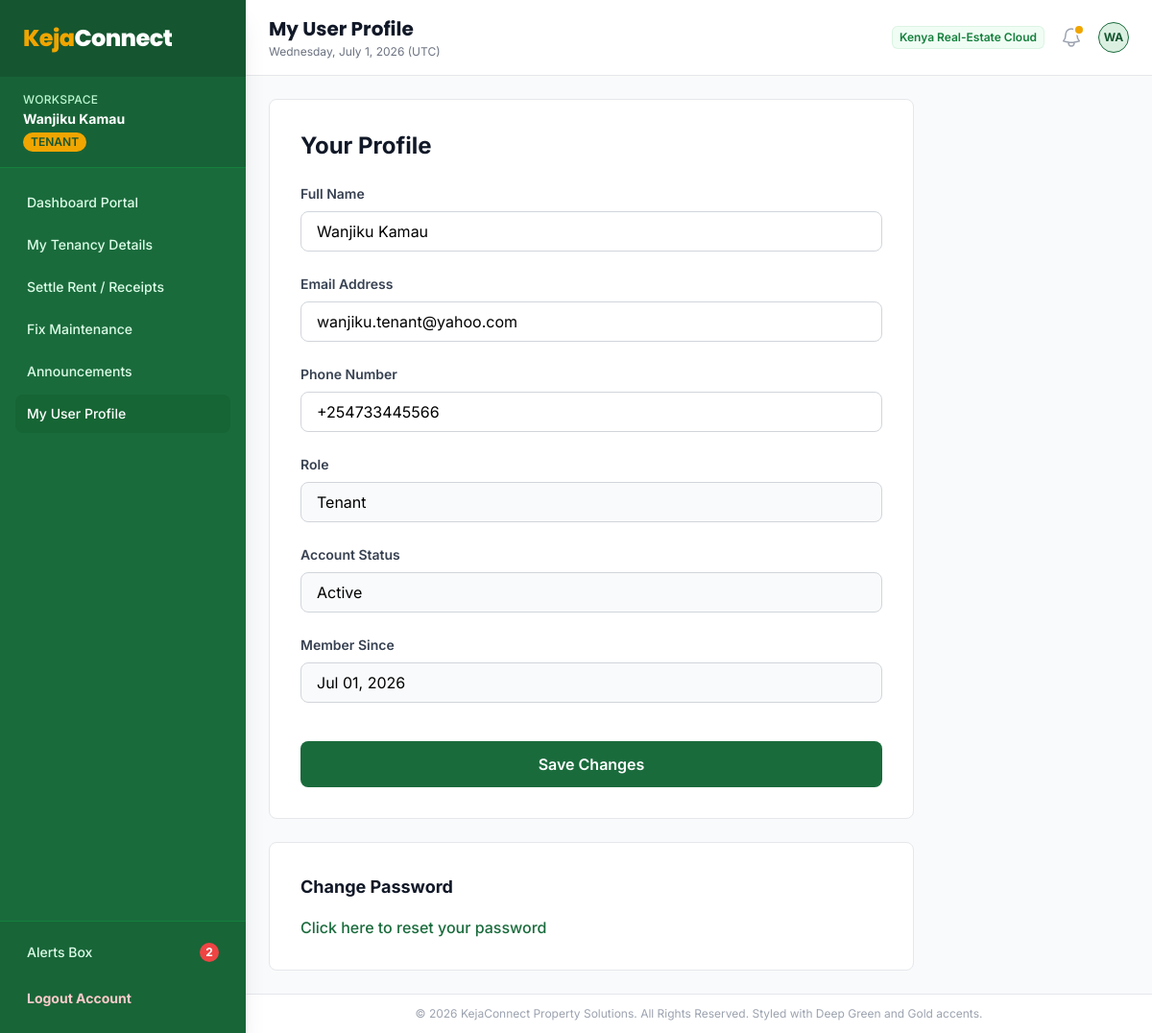
Screenshot of /tenant/profile.php (signed in) with the database file from the repository.
### tables this page shows
CREATE TABLE IF NOT EXISTS `users` (
  `id` INT AUTO_INCREMENT PRIMARY KEY,
  `full_name` VARCHAR(100) NOT NULL,
  `email` VARCHAR(100) NOT NULL UNIQUE,
  `password` VARCHAR(255) NOT NULL,
  `phone` VARCHAR(20) NOT NULL,
  `role` ENUM('admin', 'landlord', 'tenant') NOT NULL,
  `status` ENUM('active', 'suspended') NOT NULL DEFAULT 'active',
  `profile_photo` VARCHAR(255) NULL,
  `created_at` TIMESTAMP DEFAULT CURRENT_TIMESTAMP,
  INDEX `idx_role` (`role`),
  INDEX `idx_status` (`status`)
);

### includes/functions.php (called while the page is built, shortened)
<?php
function sanitize($data) {
    return htmlspecialchars(trim($data), ENT_QUOTES, 'UTF-8');
}

### tenant/profile.php (the view, shortened to what this page needs)
<?php
require_once __DIR__ . '/../includes/functions.php';
$user_id = $_SESSION['user_id'];
$db = get_db_connection();
$stmt = $db->prepare("SELECT * FROM users WHERE id = ? AND role = 'tenant'");
$stmt->execute([$user_id]);
$user = $stmt->fetch();
include __DIR__ . '/../includes/header.php';
?>
<div class="grid grid-cols-1 gap-6 max-w-2xl">
    <div class="bg-white p-8 rounded-lg border border-gray-200">
        <h2 class="text-2xl font-bold text-gray-900 mb-6">Your Profile</h2>
        <form method="POST" class="space-y-6">
            <div>
                <label class="block text-sm font-semibold text-gray-700 mb-2">Full Name</label>
                <input type="text" name="full_name" required
                    class="w-full px-4 py-2 rounded-lg border border-gray-300 focus:outline-none focus:ring-2 focus:ring-brand-600"
                    value="<?php echo sanitize($user['full_name'] ?? ''); ?>">
            </div>
            <div>
                <label class="block text-sm font-semibold text-gray-700 mb-2">Email Address</label>
                <input type="email" name="email" required
                    class="w-full px-4 py-2 rounded-lg border border-gray-300 focus:outline-none focus:ring-2 focus:ring-brand-600"
                    value="<?php echo sanitize($user['email'] ?? ''); ?>">
            </div>
            <div>
                <label class="block text-sm font-semibold text-gray-700 mb-2">Phone Number</label>
                <input type="tel" name="phone" required
                    class="w-full px-4 py-2 rounded-lg border border-gray-300 focus:outline-none focus:ring-2 focus:ring-brand-600"
                    value="<?php echo sanitize($user['phone'] ?? ''); ?>">
            </div>
            <div>
                <label class="block text-sm font-semibold text-gray-700 mb-2">Role</label>
                <input type="text" readonly
                    class="w-full px-4 py-2 rounded-lg border border-gray-300 bg-gray-50"
                    value="<?php echo ucfirst($user['role']); ?>">
            </div>
            <div>
                <label class="block text-sm font-semibold text-gray-700 mb-2">Account Status</label>
                <input type="text" readonly
                    class="w-full px-4 py-2 rounded-lg border border-gray-300 bg-gray-50"
                    value="<?php echo ucfirst($user['status']); ?>">
            </div>
            <div>
                <label class="block text-sm font-semibold text-gray-700 mb-2">Member Since</label>
                <input type="text" readonly
                    class="w-full px-4 py-2 rounded-lg border border-gray-300 bg-gray-50"
                    value="<?php echo date('M d, Y', strtotime($user['created_at'])); ?>">
            </div>
            <div class="pt-4">
                <button type="submit" class="w-full px-6 py-3 rounded-lg bg-brand-600 text-white font-semibold hover:bg-brand-700">
                    Save Changes
                </button>
            </div>
        </form>
    </div>
    <div class="bg-white p-8 rounded-lg border border-gray-200">
        <h3 class="text-lg font-bold text-gray-900 mb-4">Change Password</h3>
        <a href="<?php echo BASE_URL; ?>/forgot_password.php" class="text-brand-600 hover:text-brand-700 font-medium">
            Click here to reset your password
        </a>
    </div>
</div>
<?php include __DIR__ . '/../includes/footer.php'; ?>

### includes/header.php (style rules this page uses)
body { font-family: 'Inter', sans-serif; }

### rows the page displays
users: full_name "Wanjiku Kamau", email "wanjiku.tenant@yahoo.com", phone "+254733445566", role "Tenant", status "Active", created_at "Jul 01, 2026"

### other values shown
$user_name "Wanjiku Kamau"
$user_role "TENANT"
$unread_notices "2"
$page_heading "My User Profile"
substr($user_name, 0, 2) "WA"
APP_COMPANY "KejaConnect Property Solutions"
